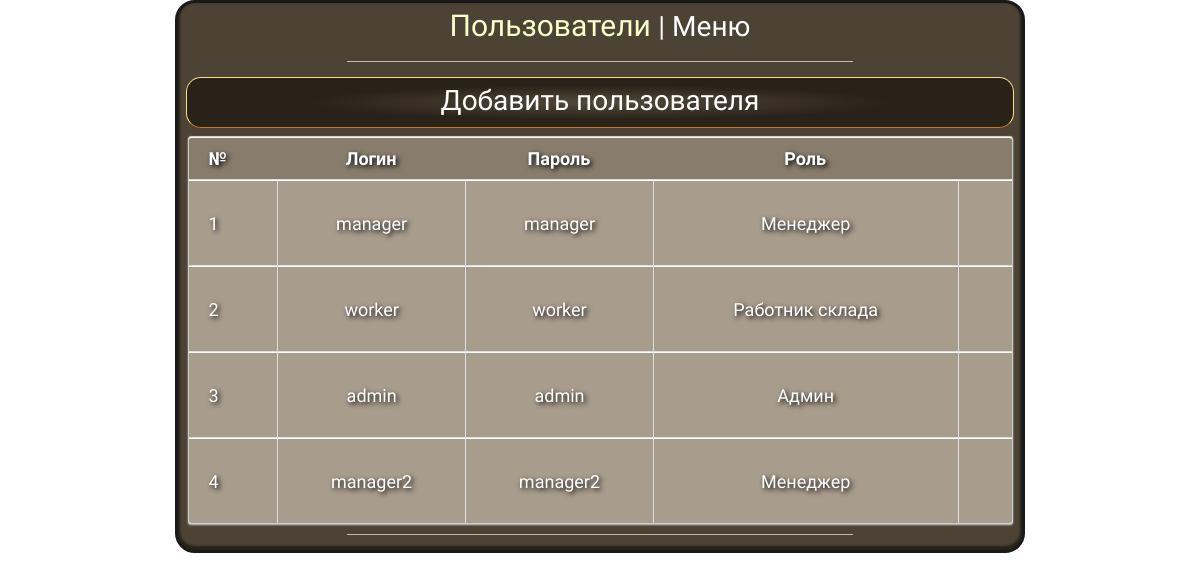
Screenshot of /table/Пользователи (signed in) with the database file from the repository.
### application/classes.py (models this page shows, shortened)
class User(db.Model):
    __tablename__ = 'user'
    id = db.Column(db.Integer, primary_key=True)
    login = db.Column(db.String(64), nullable=False)
    password = db.Column(db.String(64), nullable=False)
    role = db.Column(db.Integer, default=1)

### application/views.py (the view, shortened to what this page needs)
@app.route('/table/<table>', methods=['GET'])
def show(table):
    if 'login' not in session:
        return render_template('login.html')
    tablename = table
    if tablename == "Товары на складе":
        table = db.session.query(Product, product_on_wh).filter(Product.id == product_on_wh.c.product_id).all()
        return render_template('show.html', table=table, tablename=tablename, role=session.get('role'))
    elif tablename == "Приход":
        table = Cust.query.filter(Cust.type == 1).all()
        return render_template('show.html', table=table, tablename=tablename, role=session.get('role'))
    elif tablename == "Реализация":
        table = Cust.query.filter(Cust.type == 2).all()
        return render_template('show.html', table=table, tablename=tablename, role=session.get('role'))
    table = tables[table]
    return render_template('show.html', table=table.query.all(), tablename=tablename, role=session.get('role'))

### application/templates/show.html (shortened to what this page needs)
{% extends "base.html" %}
{%block content%}
<div class="main-wrap" style="min-width: 850px;">
  <div class="main_content">
    <div class="header">
      {{tablename}} <a class="stanlink" href="/">| Меню</a>
    </div>
    <div class="lineblock">
    </div>
{% if tablename=='Пользователи' %}
    {% if role==1 %}
    <div class="buttons">
      <a href="/add/user" class="stanlink">Добавить пользователя</a>
    </div>
{% endif %}
    <table cellspacing='0'>
        <tr>
            <th>№</th>
            <th>Логин</th>
            <th>Пароль</th>
            <th>Роль</th>
            {% if role==1 %}
                <th width="34"></th>
            {%endif%}
        </tr>
        {% for item in table %}
           <tr>
               <td>{{ loop.index }}</td>
               <td>{{item.login}}</td>
               <td>{{item.password}}</td>
               <td>
                   {% if item.role==1 %}
                       Админ
                   {% endif %}
                   {% if item.role==2 %}
                       Менеджер
                   {% endif %}
                   {% if item.role==3 %}
                       Работник склада
                   {% endif %}
               </td>
        {% if role==1 %}
            <td>
                <form action={{ url_for('delete', table="Пользователи") }} method="GET">
                    <button class="button_delete"></button>
                </form>
                <form action={{ url_for('edit', table="Пользователи")}} method="GET">
                    <button class="button_edit"></button>
                </form>
            </td>
        {% endif %}
       </tr>
       {%endfor%}
    </table>
{% endif %}
<div class="lineblock">
    </div>
  </div>
</div>
{% endblock %}

### application/templates/base.html (shortened to what this page needs)
<!DOCTYPE html>
<html lang="en">
<head>
    <link rel="stylesheet" href="{{ url_for('static', filename='styles.css') }}">
</head>
<body>
{%block content%}
{%endblock%}
</body>
</html>

### application/static/styles.css (style rules this page uses)
body { font-family: 'Poiret One', cursive; font-size: 20px; background-color: #907d63; background: url('https://themes.muffingroup.com/be/recipes/wp-content/uploads/2015/03/home_recipes_bg.jpg'); background-size: cover; color: #d9984a; padding: 0; margin: 0; }
.main-wrap { position: relative; margin: 0 auto; max-width: 600px; text-align: center; width: 100%; }
.main_content { position: relative; overflow: hidden; border: 3px #191919 solid; background-color: #4c4335; box-shadow: inset 0 -2px 2px 2px rgba(0, 0, 0, 0.5); border-radius: 20px; }
.header { font-size: 30px; position: relative; color: #faffcc; padding-top: 5px; padding-bottom: 8px; }
.lineblock { border-top: 1px solid #c7b9a5; margin: 10px 20% 15px 20%; }
a.stanlink:link { font-size: 28px; text-decoration: none; color: white; }
.buttons { border: 1px solid #fbde80; border-bottom-color: #d27129; border-radius: 15px; padding-top: 6px; padding-bottom: 10px; margin: 8px 8px; color: #FFDE8B; background: radial-gradient(ellipse at center, rgba(248, 231, 189, 0.2) 0%, rgba(248, 231, 189, 0) 50%); background-color: #292218; }
table { width:825px; font-family: 'Poiret One', cursive; color:#fff;font-size:18px;text-shadow: 2px 2px 5px #000;background:#eaebec; margin:0 auto; border:#ccc 1px solid; -moz-border-radius:3px; -webkit-border-radius:3px;border-radius:3px; -moz-box-shadow: 0 1px 2px #d1d1d1; -webkit-box-shadow: 0 1px 2px #d1d1d1;box-shadow: 0 1px 2px #d1d1d1; }
table th { padding:10px 10px 10px 10px; border-top:1px solid #fafafa; border-bottom:1px solid #e0e0e0; background: #907d63; background: -webkit-gradient(linear, left top, left bottom, from(#887c6c), to(#887c6c));background: -moz-linear-gradient(top, #ededed, #ebebeb); }
table th:first-child { text-align: left;padding-left:20px; }
table tr:first-child th:first-child { -moz-border-radius-topleft:3px; -webkit-border-top-left-radius:3px; border-top-left-radius:3px; }
table tr:first-child th:last-child { -moz-border-radius-topright:3px;-webkit-border-top-right-radius:3px;border-top-right-radius:3px; }
table tr { text-align: center;padding-left:20px; }
table tr td:first-child { text-align: left;padding-left:20px;border-left: 0; }
table tr td { padding:10px;border-top: 1px solid #ffffff;border-bottom:1px solid #e0e0e0;border-left: 1px solid #e0e0e0; background: #cbc3b7;background: -webkit-gradient(linear, left top, left bottom, from(#A89c8c), to(#A89c8c));background: -moz-linear-gradient(top, #fbfbfb, #fafafa); }
table tr:last-child td { border-bottom:0; }
table tr:last-child td:first-child { -moz-border-radius-bottomleft:3px;-webkit-border-bottom-left-radius:3px;border-bottom-left-radius:3px; }
table tr:last-child td:last-child { -moz-border-radius-bottomright:3px;-webkit-border-bottom-right-radius:3px;border-bottom-right-radius:3px; }
.button_delete { background: url('https://img.icons8.com/cotton/32/000000/delete.png'); background-size: cover; width: 32px; height: 32px; position: relative; display: block; border: none; cursor: pointer; }
.button_edit { background: url('https://img.icons8.com/cotton/32/000000/edit.png'); background-size: cover; width: 32px; height: 32px; position: relative; display: block; border: none; cursor: pointer; }
form { padding: 0; margin: 0; }

### rows the page displays
User: login "manager", password "manager", role "Менеджер"
User: login "worker", password "worker", role "Работник склада"
User: login "admin", password "admin", role "Админ"
User: login "manager2", password "manager2", role "Менеджер"

### other values shown
{{ tablename }} "Пользователи"
